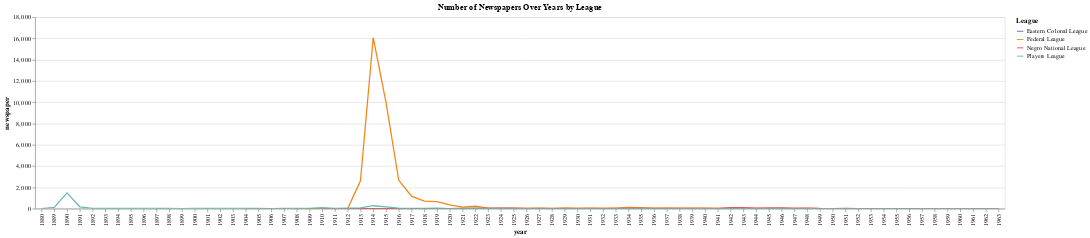

Write notebook code for a chart like this one.
### Code cell
import altair as alt

# Combine all aggregated dataframes into one
df_combined = pd.concat([
    df_ecl_agg.assign(league='Eastern Colored League'),
    df_fl_agg.assign(league='Federal League'),
    df_nnl_agg.assign(league='Negro National League'),
    df_pl_agg.assign(league='Players League')
])

# Create a selection that will allow for interaction
selection = alt.selection_point(fields=['league'], bind='legend')
zoom = alt.selection_interval(bind='scales')
chart = alt.Chart(df_combined).mark_line().encode(
    x='year:O',
    y='newspaper:Q',
    color=alt.Color('league:N', legend=alt.Legend(title="League")),
    opacity=alt.condition(selection, alt.value(1), alt.value(0.2)),
    tooltip=['year', 'newspaper', 'league']
).add_selection(
    zoom  # Add the zoom and pan capability
).add_params(
    selection
).properties(
    title='Number of Newspapers Over Years by League'
)


chart

### Figure 1 — Vega-Lite specification as saved in the notebook (floating-point values rounded to 4 significant figures; data arrays with more than 128 entries replaced by an {"elided": "..."} marker saying what was removed)
{"config": {"view": {"continuousWidth": 300, "continuousHeight": 300}}, "data": {"name": "data-9af82ee69eb43c97c044a1c45f17213b"}, "mark": {"type": "line"}, "encoding": {"color": {"field": "league", "legend": {"title": "League"}, "type": "nominal"}, "opacity": {"condition": {"param": "param_10", "value": 1}, "value": 0.2}, "tooltip": [{"field": "year", "type": "quantitative"}, {"field": "newspaper", "type": "quantitative"}, {"field": "league", "type": "nominal"}], "x": {"field": "year", "type": "ordinal"}, "y": {"field": "newspaper", "type": "quantitative"}}, "params": [{"name": "param_11", "select": {"type": "interval"}, "bind": "scales"}, {"name": "param_10", "select": {"type": "point", "fields": ["league"]}, "bind": "legend"}], "title": "Number of Newspapers Over Years by League", "$schema": "https://vega.github.io/schema/vega-lite/v5.20.1.json", "datasets": {"data-9af82ee69eb43c97c044a1c45f17213b": {"elided": "172 records"}}}
